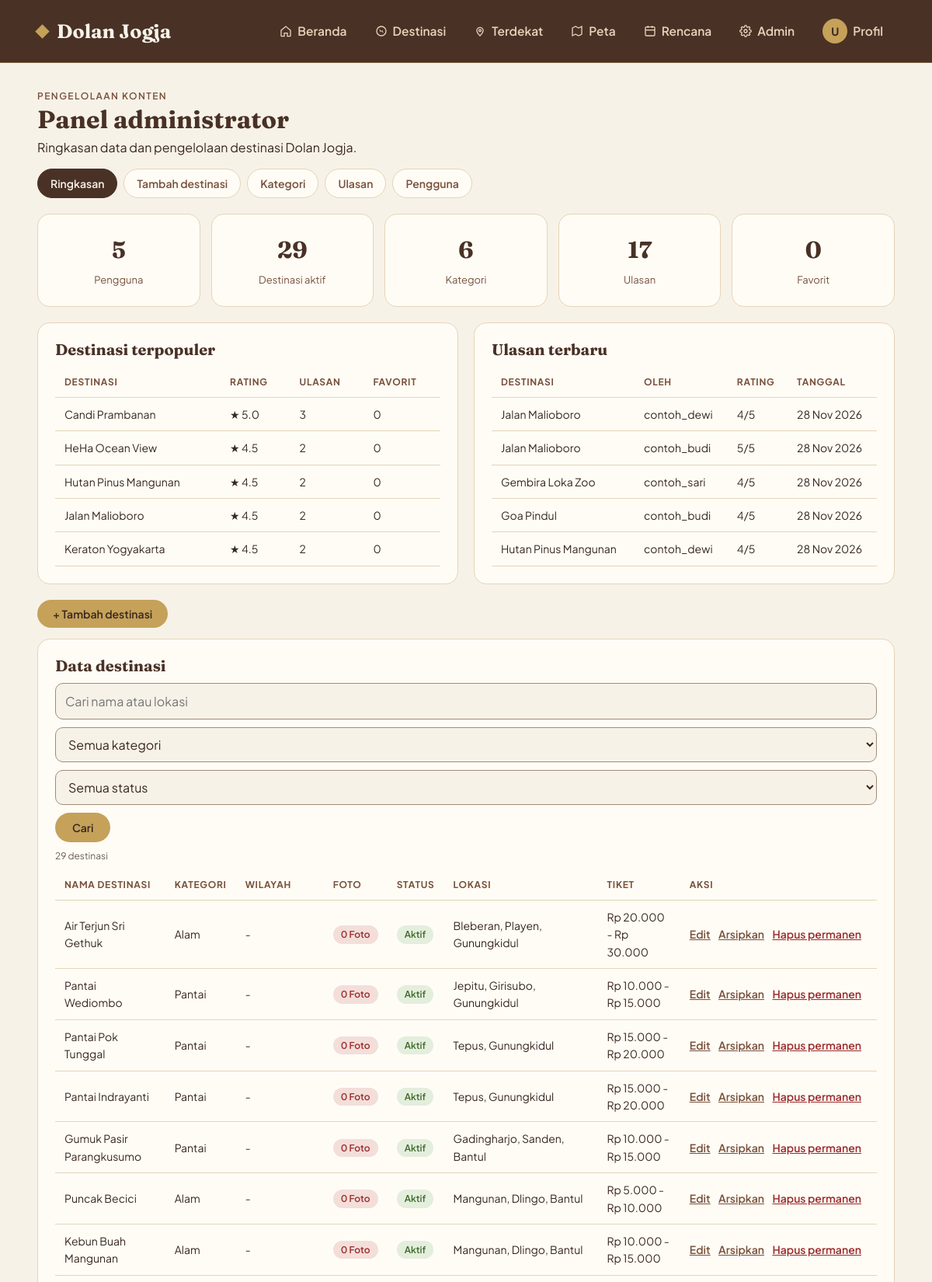
Screenshot of /admin/index.php (signed in, upper part) with the database file from the repository.
### tables this page shows
CREATE TABLE destinations (
  id INT AUTO_INCREMENT PRIMARY KEY,
  category_id INT NOT NULL,
  nama VARCHAR(100) NOT NULL,
  UNIQUE KEY unik_nama_destinasi (nama),
  lokasi VARCHAR(200) NOT NULL,
  deskripsi TEXT,
  harga_tiket INT NOT NULL DEFAULT 0,
  harga_maks INT DEFAULT NULL,
  jam_buka VARCHAR(100),
  latitude DECIMAL(10,7),
  longitude DECIMAL(10,7),
  foto VARCHAR(255),
  created_at TIMESTAMP DEFAULT CURRENT_TIMESTAMP,
  FOREIGN KEY (category_id) REFERENCES categories(id)
);

CREATE TABLE reviews (
  id INT AUTO_INCREMENT PRIMARY KEY,
  destination_id INT NOT NULL,
  user_id INT NOT NULL,
  rating TINYINT NOT NULL,
  komentar TEXT,
  created_at TIMESTAMP DEFAULT CURRENT_TIMESTAMP,
  FOREIGN KEY (destination_id) REFERENCES destinations(id) ON DELETE CASCADE,
  FOREIGN KEY (user_id) REFERENCES users(id) ON DELETE CASCADE
);

CREATE TABLE users (
  id INT AUTO_INCREMENT PRIMARY KEY,
  username VARCHAR(30) NOT NULL UNIQUE,
  email VARCHAR(100) NOT NULL UNIQUE,
  password VARCHAR(255) NOT NULL,
  nama_lengkap VARCHAR(100) NOT NULL,
  no_hp VARCHAR(20) DEFAULT NULL,
  foto VARCHAR(255) DEFAULT NULL,
  role ENUM('user','admin') NOT NULL DEFAULT 'user',
  created_at TIMESTAMP DEFAULT CURRENT_TIMESTAMP
);

CREATE TABLE categories (
  id INT AUTO_INCREMENT PRIMARY KEY,
  nama VARCHAR(50) NOT NULL
);

### includes/fungsi.php (called while the page is built, shortened)
<?php
function e($teks) {
    return htmlspecialchars((string) $teks, ENT_QUOTES, "UTF-8");
}
function foto_ada($foto) {
    if ($foto === null || $foto === "") { return false; }
    $berkas = basename((string) $foto);
    return is_file(__DIR__ . "/../assets/uploads/destinasi/" . $berkas);
}
function galeri_destinasi($id) {
    global $conn;
    $id = (int) $id;
    $hasil = array();
    $folder = __DIR__ . "/../assets/uploads/destinasi/galeri/" . $id;
    $url_folder = BASE_URL . "assets/uploads/destinasi/galeri/" . $id . "/";
    if (isset($conn) && $conn instanceof mysqli) {
        $st = @mysqli_prepare($conn, "SELECT id, nama_file, keterangan FROM destination_photos WHERE destination_id = ? ORDER BY urutan, id");
        if ($st) {
            mysqli_stmt_bind_param($st, "i", $id);
            mysqli_stmt_execute($st);
            $baris = mysqli_fetch_all(mysqli_stmt_get_result($st), MYSQLI_ASSOC);
        }
    }
    if (is_dir($folder)) {
        $berkas = glob($folder . "/*");
        if ($berkas) {
            sort($berkas, SORT_NATURAL);
            foreach ($berkas as $jalur) {
                $nama_file = basename($jalur);
                $hasil[] = array(
                    "id"         => null,
                    "berkas"     => $nama_file,
                    "url"        => $url_folder . rawurlencode($nama_file),
                    "keterangan" => null,
                );
            }
        }
    }
    return $hasil;
}
function jumlah_foto_galeri($id) {
    global $conn;
    $n = count(galeri_destinasi($id));
    if ($n === 0 && isset($conn) && $conn instanceof mysqli) {
        $st = @mysqli_prepare($conn, "SELECT foto FROM destinations WHERE id = ?");
        if ($st) {
            $id = (int) $id;
            mysqli_stmt_bind_param($st, "i", $id);
            mysqli_stmt_execute($st);
            $baris = mysqli_fetch_assoc(mysqli_stmt_get_result($st));
        }
    }
    return $n;
}

### config/koneksi.php (called while the page is built, shortened)
<?php
$host = "localhost";
$user = "root";
$pass = "";
$db   = "db_wisata";
try {
    $conn = @mysqli_connect($host, $user, $pass, $db);
    mysqli_set_charset($conn, "utf8mb4");
    $q_ada = mysqli_query($conn, "SELECT table_name AS nama FROM information_schema.tables WHERE table_schema = DATABASE()");
} catch (mysqli_sql_exception $e) {
    error_log("Dolan Jogja (config/koneksi.php): " . $e->getMessage());
    tampil_panduan_db(
        "Aplikasi belum dapat terhubung ke database \"" . $db . "\".",
        "Periksa apakah MySQL sudah berjalan dan database sudah dibuat."
    );
}

### admin/index.php (the view, shortened to what this page needs)
<?php
require_once __DIR__ . "/../includes/init.php";
function hitung($conn, $tabel) { return (int) $conn->query("SELECT COUNT(*) n FROM " . $tabel)->fetch_assoc()["n"]; }
$stat = array(
    "Pengguna"  => hitung($conn, "users"),
    "Destinasi aktif" => (int) $conn->query("SELECT COUNT(*) n FROM destinations WHERE status='aktif'")->fetch_assoc()["n"],
    "Kategori"  => hitung($conn, "categories"),
    "Ulasan"    => hitung($conn, "reviews"),
    "Favorit"   => hitung($conn, "wishlists"),
);
$populer = $conn->query("SELECT d.id, d.nama,
        COUNT(DISTINCT r.id) AS n_ulasan, ROUND(AVG(r.rating),1) AS rating,
        (SELECT COUNT(*) FROM wishlists w WHERE w.destination_id=d.id) AS n_fav
        FROM destinations d LEFT JOIN reviews r ON r.destination_id=d.id
        GROUP BY d.id, d.nama ORDER BY n_ulasan DESC, n_fav DESC, d.nama ASC LIMIT 5");
$ulasan_baru = $conn->query("SELECT r.rating, r.komentar, r.created_at, u.username, d.nama AS destinasi
        FROM reviews r JOIN users u ON u.id=r.user_id JOIN destinations d ON d.id=r.destination_id
        ORDER BY r.created_at DESC, r.id DESC LIMIT 5");
$cari_admin = trim($_GET["q"] ?? "");
$kat_admin = (int) ($_GET["kategori"] ?? 0);
$status_admin = $_GET["status"] ?? "";
if (!in_array($status_admin, array("aktif", "arsip"), true)) { $status_admin = ""; }
$ada_filter_admin = ($cari_admin !== "" || $kat_admin > 0 || $status_admin !== "");
$sql_dest = "SELECT d.id, d.nama, d.lokasi, d.wilayah, d.status, d.harga_tiket, d.harga_maks, c.nama AS kategori
        FROM destinations d JOIN categories c ON c.id=d.category_id
        WHERE (d.nama LIKE ? OR d.lokasi LIKE ?)";
$like_admin = "%" . $cari_admin . "%";
$tipe_admin = "ss";
$param_admin = array($like_admin, $like_admin);
$sql_dest .= " ORDER BY d.id DESC";
$st_dest = $conn->prepare($sql_dest);
$st_dest->bind_param($tipe_admin, ...$param_admin);
$st_dest->execute();
$rows = $st_dest->get_result();
header_web("Panel Admin");
?>
<div class="page-heading">
  <span class="eyebrow">Pengelolaan konten</span>
  <h1>Panel administrator</h1>
  <p>Ringkasan data dan pengelolaan destinasi Dolan Jogja.</p>
</div>
<?php subnav_admin("index"); ?>
<div class="stat-grid">
  <?php foreach ($stat as $label => $nilai) { ?>
  <div class="panel stat-card"><b><?php echo $nilai; ?></b><span><?php echo e($label); ?></span></div>
  <?php } ?>
</div>
<div class="two-panels">
  <div class="panel table-wrap">
    <h2>Destinasi terpopuler</h2>
    <table>
      <thead><tr><th>Destinasi</th><th>Rating</th><th>Ulasan</th><th>Favorit</th></tr></thead>
      <tbody>
        <?php while ($p = $populer->fetch_assoc()) { ?>
        <tr><td><?php echo e($p["nama"]); ?></td><td><?php echo $p["rating"] !== null ? "&#9733; " . e($p["rating"]) : "-"; ?></td><td><?php echo (int) $p["n_ulasan"]; ?></td><td><?php echo (int) $p["n_fav"]; ?></td></tr>
        <?php } ?>
      </tbody>
    </table>
  </div>
  <div class="panel table-wrap">
    <h2>Ulasan terbaru</h2>
    <table>
      <thead><tr><th>Destinasi</th><th>Oleh</th><th>Rating</th><th>Tanggal</th></tr></thead>
      <tbody>
        <?php while ($u = $ulasan_baru->fetch_assoc()) { ?>
        <tr><td><?php echo e($u["destinasi"]); ?></td><td><?php echo e($u["username"]); ?></td><td><?php echo (int) $u["rating"]; ?>/5</td><td><?php echo e(tanggal($u["created_at"])); ?></td></tr>
        <?php } ?>
      </tbody>
    </table>
  </div>
</div>
<div class="admin-actions"><a class="btn" href="<?php echo url("admin/destinasi.php"); ?>">+ Tambah destinasi</a></div>
<div class="panel table-wrap" id="data-destinasi">
  <h2>Data destinasi</h2>
  <form method="get" action="<?php echo url("admin/index.php"); ?>#data-destinasi" class="form-isi">
    <div class="filter-admin">
      <input type="text" name="q" value="<?php echo e($cari_admin); ?>" placeholder="Cari nama atau lokasi" />
      <select name="kategori">
        <option value="0">Semua kategori</option>
      </select>
      <select name="status">
        <option value="">Semua status</option>
      </select>
      <input type="submit" value="Cari" />
    </div>
  </form>
  <p class="kecil"><?php echo (int) $rows->num_rows; ?> destinasi<?php echo $ada_filter_admin ? " cocok dengan filter" : ""; ?></p>
  <table>
    <thead><tr><th>Nama destinasi</th><th>Kategori</th><th>Wilayah</th><th>Foto</th><th>Status</th><th>Lokasi</th><th>Tiket</th><th>Aksi</th></tr></thead>
    <tbody>
      <?php while ($d = $rows->fetch_assoc()) { ?>
      <tr>
        <td><?php echo e($d["nama"]); ?></td>
        <td><?php echo e($d["kategori"]); ?></td>
        <td><?php echo e($d["wilayah"] ?: "-"); ?></td>
        <?php $n_foto_admin = jumlah_foto_galeri((int) $d["id"]); ?>
        <td><span class="badge-foto <?php echo $n_foto_admin >= 3 ? "lengkap" : ($n_foto_admin > 0 ? "kurang" : "kosong"); ?>" title="<?php echo $n_foto_admin >= 3 ? "Galeri lengkap" : "Foto galeri masih kurang dari 3"; ?>"><?php echo (int) $n_foto_admin; ?> Foto</span></td>
        <td><span class="badge-status <?php echo $d["status"] === "arsip" ? "arsip" : "aktif"; ?>"><?php echo $d["status"] === "arsip" ? "Arsip" : "Aktif"; ?></span></td>
        <td><?php echo e($d["lokasi"]); ?></td>
        <td><?php echo harga($d["harga_tiket"], $d["harga_maks"]); ?></td>
        <td class="aksi">
          <a href="<?php echo url("admin/destinasi.php?id=" . (int) $d["id"]); ?>">Edit</a>
          <?php if ($d["status"] === "arsip") { echo form_aksi(url("admin/index.php"), "aktifkan", $d["id"], "Aktifkan"); } else { echo form_aksi(url("admin/index.php"), "arsip", $d["id"], "Arsipkan", "Arsipkan destinasi ini? Destinasi akan disembunyikan dari pengunjung, ulasan dan favorit tetap tersimpan."); } ?>
          <?php echo form_aksi(url("admin/index.php"), "hapus", $d["id"], "Hapus permanen", "Hapus destinasi ini beserta ulasannya secara permanen?"); ?>
        </td>
      </tr>
      <?php } ?>
    </tbody>
  </table>
</div>
<?php footer_web(); ?>

### includes/init.php (shortened to what this page needs)
<?php
require_once __DIR__ . "/../config/koneksi.php";
if (!function_exists('url')) {
    function url($path = "") { return BASE_URL . ltrim($path, "/"); }
}
if (!function_exists('tanggal')) {
    function tanggal($waktu) {
        $bln = array(1 => "Jan", "Feb", "Mar", "Apr", "Mei", "Jun", "Jul", "Agu", "Sep", "Okt", "Nov", "Des");
        $t = strtotime((string) $waktu);
        return $t ? date("j", $t) . " " . $bln[(int) date("n", $t)] . " " . date("Y", $t) : "-";
    }
}
if (!function_exists('harga')) {
    function harga($min, $maks = null) {
        $min = (int) $min;
        $maks = ($maks === null || $maks === "") ? null : (int) $maks;
        if ($min === 0 && !$maks) { return "Gratis"; }
        $rp = function ($n) { return "Rp " . number_format($n, 0, ",", "."); };
        return $maks && $maks > $min ? $rp($min) . " - " . $rp($maks) : $rp($min);
    }
}
if (!function_exists('form_aksi')) {
    function form_aksi($action, $aksi, $id, $label, $konfirmasi = "") {
        $js = $konfirmasi !== "" ? ' onsubmit="return confirm(' . e(json_encode($konfirmasi)) . ');"' : "";
        return '<form class="inline" method="post" action="' . e($action) . '"' . $js . '><div class="inline">'
            . csrf_field()
            . '<input type="hidden" name="aksi" value="' . e($aksi) . '" />'
            . '<input type="hidden" name="id" value="' . (int) $id . '" />'
            . '<button type="submit" class="link-btn' . ($aksi === "hapus" ? " bahaya" : "") . '">' . e($label) . '</button>'
            . '</div></form>';
    }
}
if (!function_exists('subnav_admin')) {
    function subnav_admin($aktif) {
        $menu = array(
            "index"     => array("admin/index.php", "Ringkasan"),
            "destinasi" => array("admin/destinasi.php", "Tambah destinasi"),
            "kategori"  => array("admin/kategori.php", "Kategori"),
            "ulasan"    => array("admin/ulasan.php", "Ulasan"),
            "pengguna"  => array("admin/pengguna.php", "Pengguna"),
        );
        echo '<div class="subnav">';
        foreach ($menu as $kunci => $m) {
            echo '<a' . ($kunci === $aktif ? ' class="aktif"' : '') . ' href="' . e(url($m[0])) . '">' . e($m[1]) . '</a>';
        }
        echo '</div>';
    }
}
if (!function_exists('header_web')) {
    function header_web($judul = "Admin") {
        require_once __DIR__ . "/header.php";
        echo '<div class="wadah admin-wrap">';
    }
}
if (!function_exists('footer_web')) {
    function footer_web() {
        echo '</div>';
        require_once __DIR__ . "/footer.php";
    }
}

### rows the page displays
destinations: nama "Candi Prambanan", rating "5.0", n_ulasan "3", n_fav "0"
destinations: nama "HeHa Ocean View", rating "4.5", n_ulasan "2", n_fav "0"
destinations: nama "Hutan Pinus Mangunan", rating "4.5", n_ulasan "2", n_fav "0"
destinations: nama "Jalan Malioboro", rating "4.5", n_ulasan "2", n_fav "0"
destinations: nama "Keraton Yogyakarta", rating "4.5", n_ulasan "2", n_fav "0"
reviews: destination.nama "Jalan Malioboro", user.username "contoh_dewi", rating "4", created_at "28 Nov 2026"
reviews: destination.nama "Jalan Malioboro", user.username "contoh_budi", rating "5", created_at "28 Nov 2026"
reviews: destination.nama "Gembira Loka Zoo", user.username "contoh_sari", rating "4", created_at "28 Nov 2026"
reviews: destination.nama "Goa Pindul", user.username "contoh_budi", rating "4", created_at "28 Nov 2026"
reviews: destination.nama "Hutan Pinus Mangunan", user.username "contoh_dewi", rating "4", created_at "28 Nov 2026"
destinations: nama "Air Terjun Sri Gethuk", category.nama "Alam", wilayah "-", n_foto_admin "0", status "Aktif", lokasi "Bleberan, Playen, Gunungkidul", harga($d["harga_tiket"], $d["harga_maks"]) "Rp 20.000 - Rp 30.000", label "Arsipkan Hapus permanen"
destinations: nama "Pantai Wediombo", category.nama "Pantai", wilayah "-", n_foto_admin "0", status "Aktif", lokasi "Jepitu, Girisubo, Gunungkidul", harga($d["harga_tiket"], $d["harga_maks"]) "Rp 10.000 - Rp 15.000", label "Arsipkan Hapus permanen"
destinations: nama "Pantai Pok Tunggal", category.nama "Pantai", wilayah "-", n_foto_admin "0", status "Aktif", lokasi "Tepus, Gunungkidul", harga($d["harga_tiket"], $d["harga_maks"]) "Rp 15.000 - Rp 20.000", label "Arsipkan Hapus permanen"
destinations: nama "Pantai Indrayanti", category.nama "Pantai", wilayah "-", n_foto_admin "0", status "Aktif", lokasi "Tepus, Gunungkidul", harga($d["harga_tiket"], $d["harga_maks"]) "Rp 15.000 - Rp 20.000", label "Arsipkan Hapus permanen"
destinations: nama "Gumuk Pasir Parangkusumo", category.nama "Pantai", wilayah "-", n_foto_admin "0", status "Aktif", lokasi "Gadingharjo, Sanden, Bantul", harga($d["harga_tiket"], $d["harga_maks"]) "Rp 10.000 - Rp 15.000", label "Arsipkan Hapus permanen"
destinations: nama "Puncak Becici", category.nama "Alam", wilayah "-", n_foto_admin "0", status "Aktif", lokasi "Mangunan, Dlingo, Bantul", harga($d["harga_tiket"], $d["harga_maks"]) "Rp 5.000 - Rp 10.000", label "Arsipkan Hapus permanen"
destinations: nama "Kebun Buah Mangunan", category.nama "Alam", wilayah "-", n_foto_admin "0", status "Aktif", lokasi "Mangunan, Dlingo, Bantul", harga($d["harga_tiket"], $d["harga_maks"]) "Rp 10.000 - Rp 15.000", label "Arsipkan Hapus permanen"

### other values shown
$nav_inisial "U"
$m[1] "Ringkasan"
$m[1] "Tambah destinasi"
$m[1] "Kategori"
$m[1] "Ulasan"
$m[1] "Pengguna"
$nilai "5"
$label "Pengguna"
$nilai "29"
$label "Destinasi aktif"
$nilai "6"
$label "Kategori"
$nilai "17"
$label "Ulasan"
$nilai "0"
